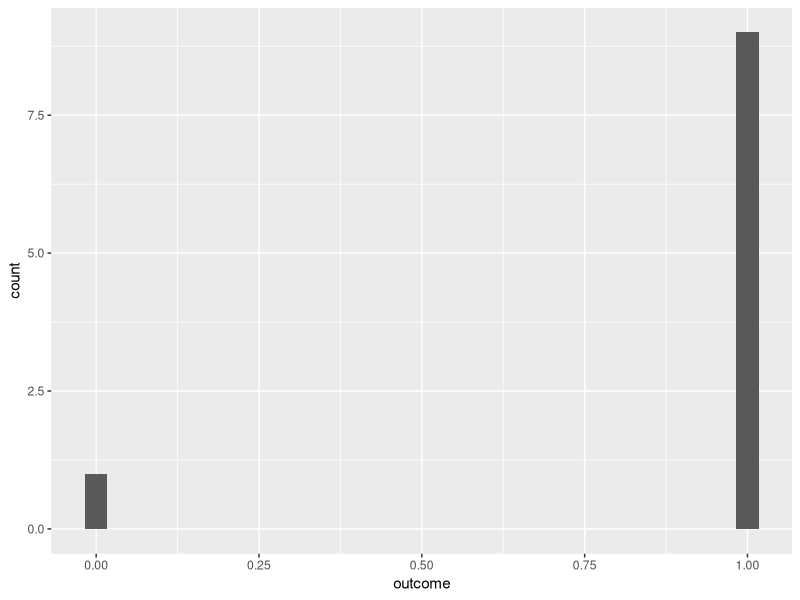
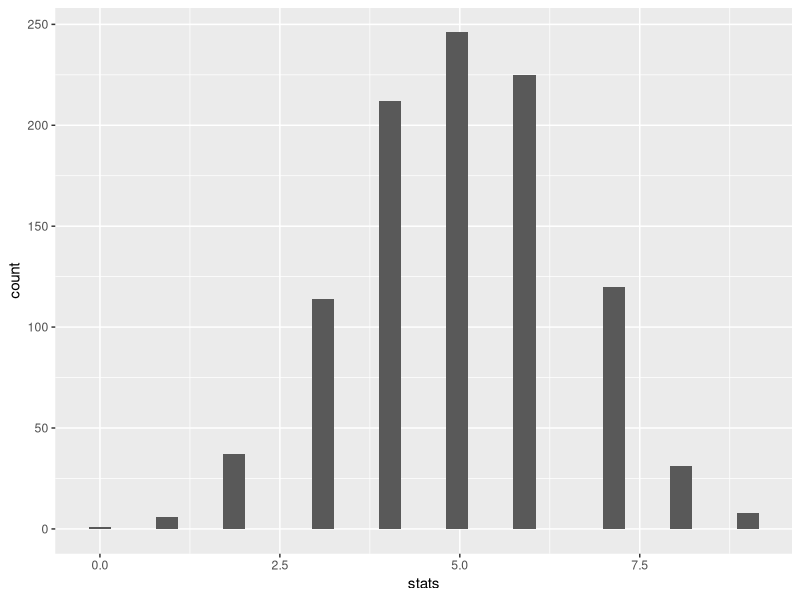
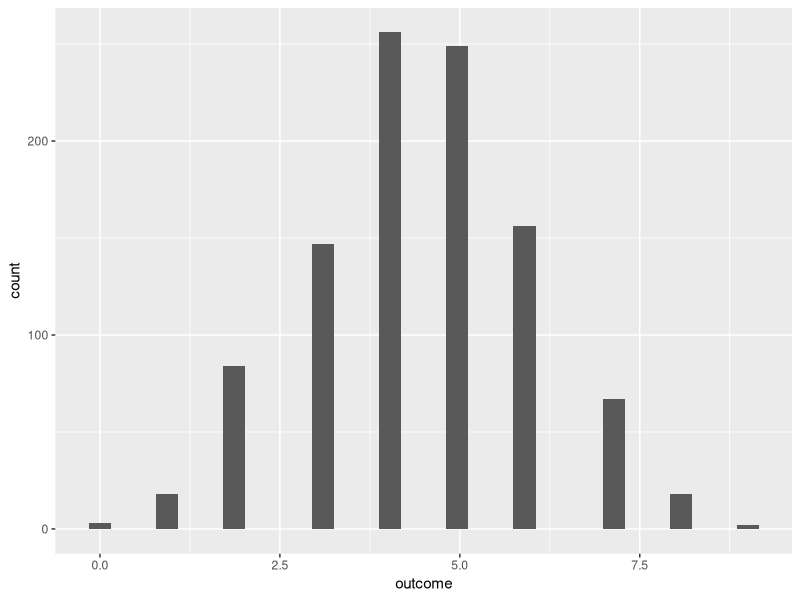
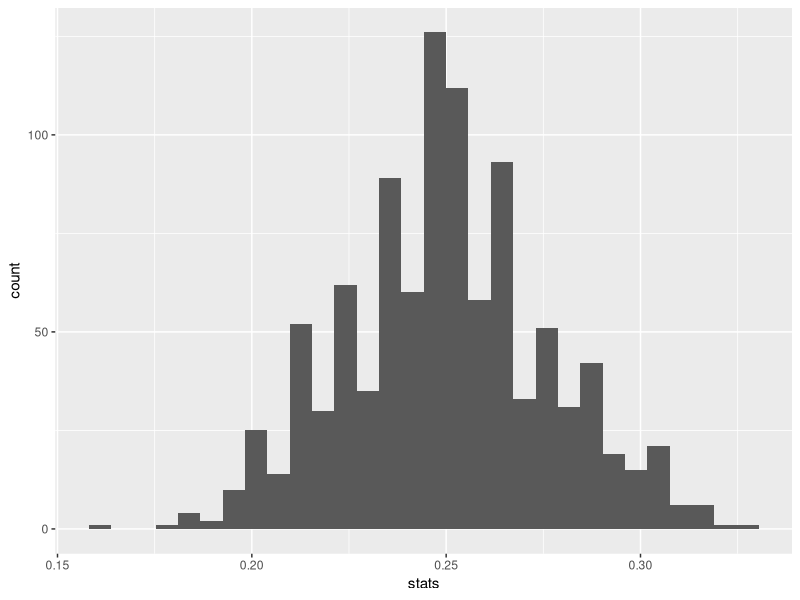

Here is the R script that generated these plots, in order:
## ---- chunk 1
knitr::opts_chunk$set(echo = TRUE,warning=FALSE,message=FALSE,fig.width=5,fig.height=3)
## ---- chunk 2
library(tidyverse)
trials=data.frame(outcome=c(rep(1,9),0))
ggplot(data=trials,aes(x=outcome))+geom_histogram()
## ---- chunk 3
possible.outcomes=2 #Either we get a heads or a tails
p=.5 #This assumes our coin is fair
sample.size=10 #I'm flipping my coin 10
num.experiments=1000 #I have 1000 students doing the experiment
all.of.my.stats=data.frame(trial=seq(1,num.experiments),stats=NA)
#I am making a blank object that I'm going to fill in
for(j in 1:num.experiments){
  sample=rbinom(sample.size,possible.outcomes-1,p)
  all.of.my.stats[j,]$stats=sum(sample)
}
ggplot(all.of.my.stats,aes(x=stats))+geom_histogram() #Source:http://www.sthda.com/english/wiki/ggplot2-dot-plot-quick-start-guide-r-software-and-data-visualization
## ---- chunk 4
ledger=data.frame(students=seq(1,1000),outcome=NA)
for(i in 1:1000){
  ledger[i,]$outcome=rbinom(1,9,.5)
}

ggplot(ledger,aes(x=outcome))+geom_histogram() #I like this better than dotplot
## ---- chunk 5
all.of.my.stats %>%filter(stats >= 9)%>%
  summarise(total=n())
## ---- chunk 6
possible.outcomes=2 #This is still 2, either we observe tap water or we don't
p=1/4 #This is the probability of obtaining a 1
sample.size=270 #This is n
num.experiments=1000 #I have 1000 students doing the experiment
ledger=data.frame(trial=seq(1,num.experiments),stats=NA)
#I am making a blank object that I'm going to fill in
for(j in 1:num.experiments){
  sample=rbinom(sample.size,possible.outcomes-1,p)
  ledger[j,]$stats=sum(sample)/270
}


my.p.hat=30/270
z.stat=(my.p.hat-mean(ledger$stats))/sd(ledger$stats)

ledger %>% ggplot(aes(x=stats))+geom_histogram()

ledger %>% filter(stats <= 30/270 )%>%summarise(prop=n()/1000)

